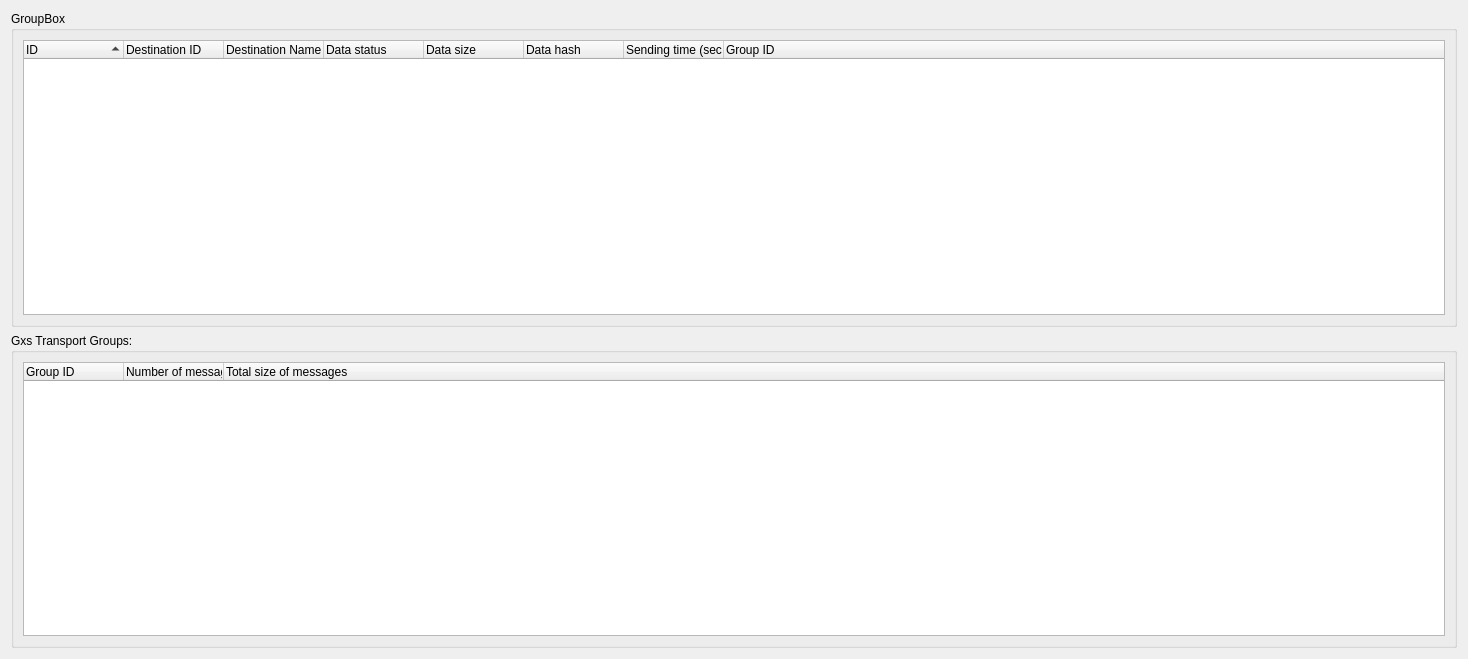
<?xml version="1.0" encoding="UTF-8"?>
<ui version="4.0">
 <class>GxsTransportStatistics</class>
 <widget class="QWidget" name="GxsTransportStatistics">
  <property name="geometry">
   <rect>
    <x>0</x>
    <y>0</y>
    <width>1468</width>
    <height>659</height>
   </rect>
  </property>
  <property name="windowTitle">
   <string>Router Statistics</string>
  </property>
  <layout class="QGridLayout" name="gridLayout">
   <item row="1" column="0">
    <widget class="QGroupBox" name="groupBox_2">
     <property name="title">
      <string>Gxs Transport Groups:</string>
     </property>
     <layout class="QVBoxLayout" name="verticalLayout">
      <item>
       <widget class="QSplitter" name="splitter">
        <property name="orientation">
         <enum>Qt::Vertical</enum>
        </property>
        <widget class="QTreeWidget" name="groupTreeWidget">
         <column>
          <property name="text">
           <string>Group ID</string>
          </property>
         </column>
         <column>
          <property name="text">
           <string>Number of messages</string>
          </property>
         </column>
         <column>
          <property name="text">
           <string>Total size of messages</string>
          </property>
         </column>
        </widget>
       </widget>
      </item>
     </layout>
    </widget>
   </item>
   <item row="0" column="0">
    <widget class="QGroupBox" name="groupBox">
     <property name="title">
      <string>GroupBox</string>
     </property>
     <layout class="QGridLayout" name="gridLayout_2">
      <item row="0" column="0">
       <widget class="QTreeWidget" name="treeWidget">
        <property name="contextMenuPolicy">
         <enum>Qt::CustomContextMenu</enum>
        </property>
        <property name="sortingEnabled">
         <bool>true</bool>
        </property>
        <column>
         <property name="text">
          <string>ID</string>
         </property>
        </column>
        <column>
         <property name="text">
          <string>Destination ID</string>
         </property>
        </column>
        <column>
         <property name="text">
          <string>Destination Name</string>
         </property>
        </column>
        <column>
         <property name="text">
          <string>Data status</string>
         </property>
        </column>
        <column>
         <property name="text">
          <string>Data size</string>
         </property>
        </column>
        <column>
         <property name="text">
          <string>Data hash</string>
         </property>
        </column>
        <column>
         <property name="text">
          <string>Sending time (secs ago)</string>
         </property>
        </column>
        <column>
         <property name="text">
          <string>Group ID</string>
         </property>
        </column>
       </widget>
      </item>
     </layout>
    </widget>
   </item>
  </layout>
 </widget>
 <resources/>
 <connections/>
</ui>
